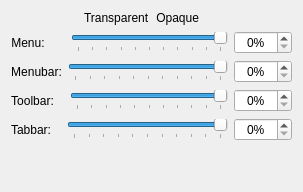
     <widget class="QWidget" name="Transparency">
      <attribute name="title">
       <string>Transparency</string>
      </attribute>
      <layout class="QGridLayout" name="gridLayout_2">
       <item row="0" column="0">
        <layout class="QHBoxLayout" name="horizontalLayout">
         <item>
          <widget class="QLabel" name="label_6">
           <property name="sizePolicy">
            <sizepolicy hsizetype="Preferred" vsizetype="Maximum">
             <horstretch>0</horstretch>
             <verstretch>0</verstretch>
            </sizepolicy>
           </property>
           <property name="text">
            <string>Transparent</string>
           </property>
           <property name="indent">
            <number>73</number>
           </property>
          </widget>
         </item>
         <item>
          <widget class="QLabel" name="label">
           <property name="sizePolicy">
            <sizepolicy hsizetype="Preferred" vsizetype="Maximum">
             <horstretch>0</horstretch>
             <verstretch>0</verstretch>
            </sizepolicy>
           </property>
           <property name="layoutDirection">
            <enum>Qt::LayoutDirection::LeftToRight</enum>
           </property>
           <property name="text">
            <string>Opaque</string>
           </property>
           <property name="alignment">
            <set>Qt::AlignmentFlag::AlignRight|Qt::AlignmentFlag::AlignTrailing|Qt::AlignmentFlag::AlignVCenter</set>
           </property>
           <property name="margin">
            <number>0</number>
           </property>
           <property name="indent">
            <number>93</number>
           </property>
          </widget>
         </item>
        </layout>
       </item>
       <item row="7" column="0">
        <layout class="QHBoxLayout" name="horizontalLayout_22">
         <item>
          <widget class="QLabel" name="label_18">
           <property name="text">
            <string>Tabbar:</string>
           </property>
           <property name="alignment">
            <set>Qt::AlignmentFlag::AlignCenter</set>
           </property>
           <property name="indent">
            <number>5</number>
           </property>
           <property name="buddy">
            <cstring>_tabBarOpacity</cstring>
           </property>
          </widget>
         </item>
         <item>
          <layout class="QHBoxLayout" name="horizontalLayout_23">
           <property name="leftMargin">
            <number>10</number>
           </property>
           <item>
            <widget class="QSlider" name="_tabBarOpacity">
             <property name="toolTip">
              <string>This changes the tabbar opacity inside Dolphin &amp; Konsole</string>
             </property>
             <property name="maximum">
              <number>100</number>
             </property>
             <property name="value">
              <number>100</number>
             </property>
             <property name="orientation">
              <enum>Qt::Orientation::Horizontal</enum>
             </property>
             <property name="tickPosition">
              <enum>QSlider::TickPosition::TicksBelow</enum>
             </property>
             <property name="tickInterval">
              <number>10</number>
             </property>
            </widget>
           </item>
          </layout>
         </item>
         <item>
          <widget class="QSpinBox" name="_tabBarOpacitySpinBox">
           <property name="alignment">
            <set>Qt::AlignmentFlag::AlignCenter</set>
           </property>
           <property name="suffix">
            <string>%</string>
           </property>
           <property name="maximum">
            <number>100</number>
           </property>
          </widget>
         </item>
        </layout>
       </item>
       <item row="4" column="0">
        <layout class="QHBoxLayout" name="horizontalLayout_7">
         <item>
          <widget class="QLabel" name="label_7">
           <property name="text">
            <string>Menubar:</string>
           </property>
           <property name="alignment">
            <set>Qt::AlignmentFlag::AlignCenter</set>
           </property>
           <property name="indent">
            <number>5</number>
           </property>
           <property name="buddy">
            <cstring>_menuBarOpacity</cstring>
           </property>
          </widget>
         </item>
         <item>
          <layout class="QHBoxLayout" name="horizontalLayout_10">
           <property name="spacing">
            <number>0</number>
           </property>
           <property name="leftMargin">
            <number>0</number>
           </property>
           <item>
            <widget class="QSlider" name="_menuBarOpacity">
             <property name="toolTip">
              <string>This changes the menubar opacity</string>
             </property>
             <property name="maximum">
              <number>100</number>
             </property>
             <property name="value">
              <number>100</number>
             </property>
             <property name="orientation">
              <enum>Qt::Orientation::Horizontal</enum>
             </property>
             <property name="tickPosition">
              <enum>QSlider::TickPosition::TicksBelow</enum>
             </property>
             <property name="tickInterval">
              <number>10</number>
             </property>
            </widget>
           </item>
          </layout>
         </item>
         <item>
          <widget class="QSpinBox" name="_menuBarOpacitySpinBox">
           <property name="alignment">
            <set>Qt::AlignmentFlag::AlignCenter</set>
           </property>
           <property name="suffix">
            <string>%</string>
           </property>
           <property name="maximum">
            <number>100</number>
           </property>
          </widget>
         </item>
        </layout>
       </item>
       <item row="6" column="0">
        <layout class="QHBoxLayout" name="horizontalLayout_3">
         <item>
          <widget class="QLabel" name="label_8">
           <property name="enabled">
            <bool>true</bool>
           </property>
           <property name="text">
            <string>Toolbar:</string>
           </property>
           <property name="alignment">
            <set>Qt::AlignmentFlag::AlignCenter</set>
           </property>
           <property name="indent">
            <number>5</number>
           </property>
           <property name="buddy">
            <cstring>_toolBarOpacity</cstring>
           </property>
          </widget>
         </item>
         <item>
          <layout class="QHBoxLayout" name="horizontalLayout_11" stretch="0">
           <property name="spacing">
            <number>0</number>
           </property>
           <property name="leftMargin">
            <number>10</number>
           </property>
           <item>
            <widget class="QSlider" name="_toolBarOpacity">
             <property name="toolTip">
              <string>This changes the toolbar opacity</string>
             </property>
             <property name="maximum">
              <number>100</number>
             </property>
             <property name="value">
              <number>100</number>
             </property>
             <property name="orientation">
              <enum>Qt::Orientation::Horizontal</enum>
             </property>
             <property name="tickPosition">
              <enum>QSlider::TickPosition::TicksBelow</enum>
             </property>
             <property name="tickInterval">
              <number>10</number>
             </property>
            </widget>
           </item>
          </layout>
         </item>
         <item>
          <widget class="QSpinBox" name="_toolBarOpacitySpinBox">
           <property name="alignment">
            <set>Qt::AlignmentFlag::AlignCenter</set>
           </property>
           <property name="suffix">
            <string>%</string>
           </property>
           <property name="maximum">
            <number>100</number>
           </property>
          </widget>
         </item>
        </layout>
       </item>
       <item row="1" column="0">
        <layout class="QHBoxLayout" name="horizontalLayout_2">
         <item>
          <widget class="QLabel" name="_menuGroupDescription">
           <property name="text">
            <string>Menu:</string>
           </property>
           <property name="alignment">
            <set>Qt::AlignmentFlag::AlignCenter</set>
           </property>
           <property name="indent">
            <number>5</number>
           </property>
           <property name="buddy">
            <cstring>_menuOpacity</cstring>
           </property>
          </widget>
         </item>
         <item>
          <layout class="QHBoxLayout" name="horizontalLayout_5">
           <property name="spacing">
            <number>0</number>
           </property>
           <property name="leftMargin">
            <number>20</number>
           </property>
           <item>
            <widget class="QSlider" name="_menuOpacity">
             <property name="toolTip">
              <string>This changes the menu items transparency</string>
             </property>
             <property name="minimum">
              <number>0</number>
             </property>
             <property name="maximum">
              <number>100</number>
             </property>
             <property name="singleStep">
              <number>1</number>
             </property>
             <property name="pageStep">
              <number>10</number>
             </property>
             <property name="value">
              <number>100</number>
             </property>
             <property name="orientation">
              <enum>Qt::Orientation::Horizontal</enum>
             </property>
             <property name="invertedAppearance">
              <bool>false</bool>
             </property>
             <property name="invertedControls">
              <bool>false</bool>
             </property>
             <property name="tickPosition">
              <enum>QSlider::TickPosition::TicksBelow</enum>
             </property>
             <property name="tickInterval">
              <number>10</number>
             </property>
            </widget>
           </item>
          </layout>
         </item>
         <item>
          <widget class="QSpinBox" name="_menuOpacitySpinBox">
           <property name="alignment">
            <set>Qt::AlignmentFlag::AlignCenter</set>
           </property>
           <property name="suffix">
            <string>%</string>
           </property>
           <property name="maximum">
            <number>100</number>
           </property>
          </widget>
         </item>
        </layout>
       </item>
       <item row="8" column="0">
        <spacer name="verticalSpacer_2">
         <property name="orientation">
          <enum>Qt::Orientation::Vertical</enum>
         </property>
         <property name="sizeHint" stdset="0">
          <size>
           <width>20</width>
           <height>40</height>
          </size>
         </property>
        </spacer>
       </item>
      </layout>
     </widget>
